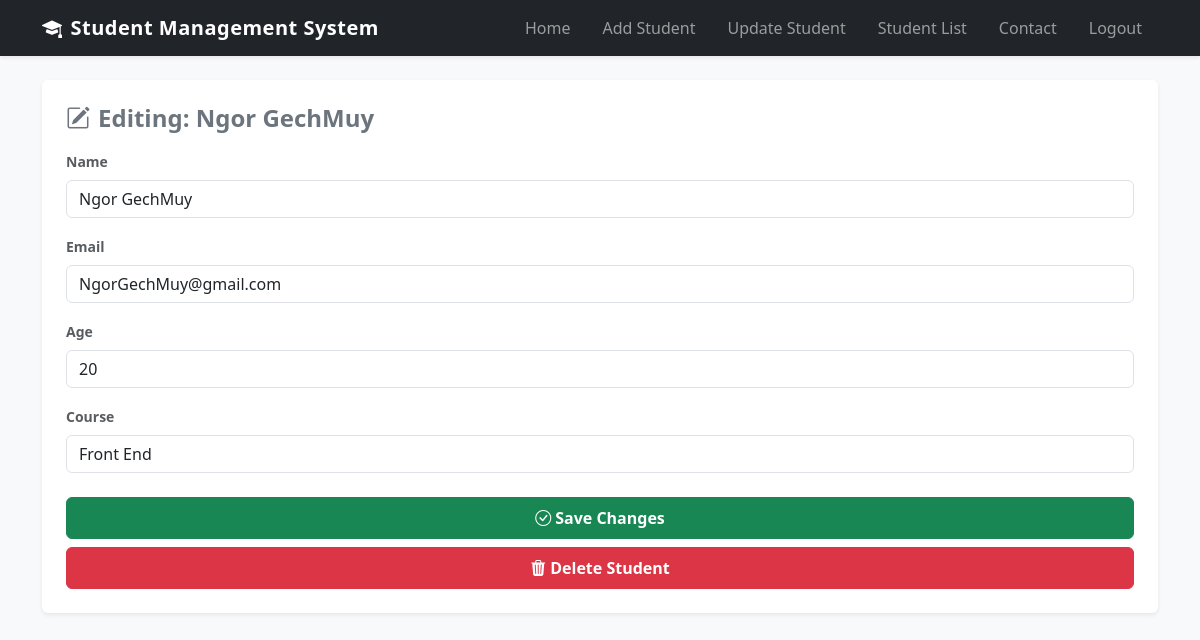
Page /edit/2/ (signed in) on the committed database.
### students/models.py (models this page shows)
class Student(models.Model):
    name = models.CharField(max_length=30)
    email = models.EmailField(max_length=30)
    age = models.IntegerField()
    course = models.CharField(max_length=30)

### students/views.py (the view)
# urls.py: path('edit/<int:student_id>/', views.edit_student, name='edit_student'),
@login_required
@user_passes_test(lambda u: u.is_staff)
def edit_student(request, student_id=None):
    if student_id is None:
        students = Student.objects.all()
        return render(request, 'edit_student.html', {'students': students, 'student': None})
    student = Student.objects.get(id=student_id)
    if request.method == 'POST':
        form = StudentForm(request.POST, instance=student)
        if form.is_valid():
            form.save()
            return redirect('student_list')
    else:
        form = StudentForm(instance=student)
    return render(request, 'edit_student.html', {'form': form, 'student': student})

### students/forms.py (shortened to what this page needs)
class StudentForm(ModelForm):
    class Meta:
        model = Student
        fields = '__all__'
    def __init__(self, *args, **kwargs):
        super().__init__(*args, **kwargs)
        for field_name, field in self.fields.items():
            field.widget.attrs.update({'class': 'form-control'})

### students/templates/edit_student.html (shortened to what this page needs)
{% extends 'base.html' %} {% block title %}Update Student Record{% endblock %}
{% block content %} {% if student %}
<div class="card shadow-sm border-0 p-4">
  <h4 class="mb-3 text-secondary fw-bold">
    <i class="bi bi-pencil-square me-2"></i>Editing: {{ student.name }}
  </h4>
  <form method="post" novalidate>
    {% csrf_token %} {% for field in form %}
    <div class="mb-3">
      <label class="form-label fw-semibold text-muted small"
        >{{ field.label }}</label
      >
      {{ field }}
    </div>
    {% endfor %}
    <button type="submit" class="btn btn-success w-100 py-2 mt-2 fw-bold">
      <i class="bi bi-check-circle me-1"></i>Save Changes
    </button>
  </form>
  <a
    href="{% url 'delete_student' student.id %}"
    class="btn btn-danger w-100 py-2 mt-2 fw-bold"
    onclick="return confirm('Permanently remove this student record?');"
  >
    <i class="bi bi-trash3-fill me-1"></i>Delete Student
  </a>
</div>
{% endif %} {% endblock %}

### students/templates/base.html (style rules this page uses)
body { background-color: #f8f9fa; }

### rows in the picture
Student: name "Ngor GechMuy", form "Ngor GechMuy" "NgorGechMuy@gmail.com" "20" "Front End"

### other values in the picture
{{ field.label }} "Name" "Email" "Age" "Course"
